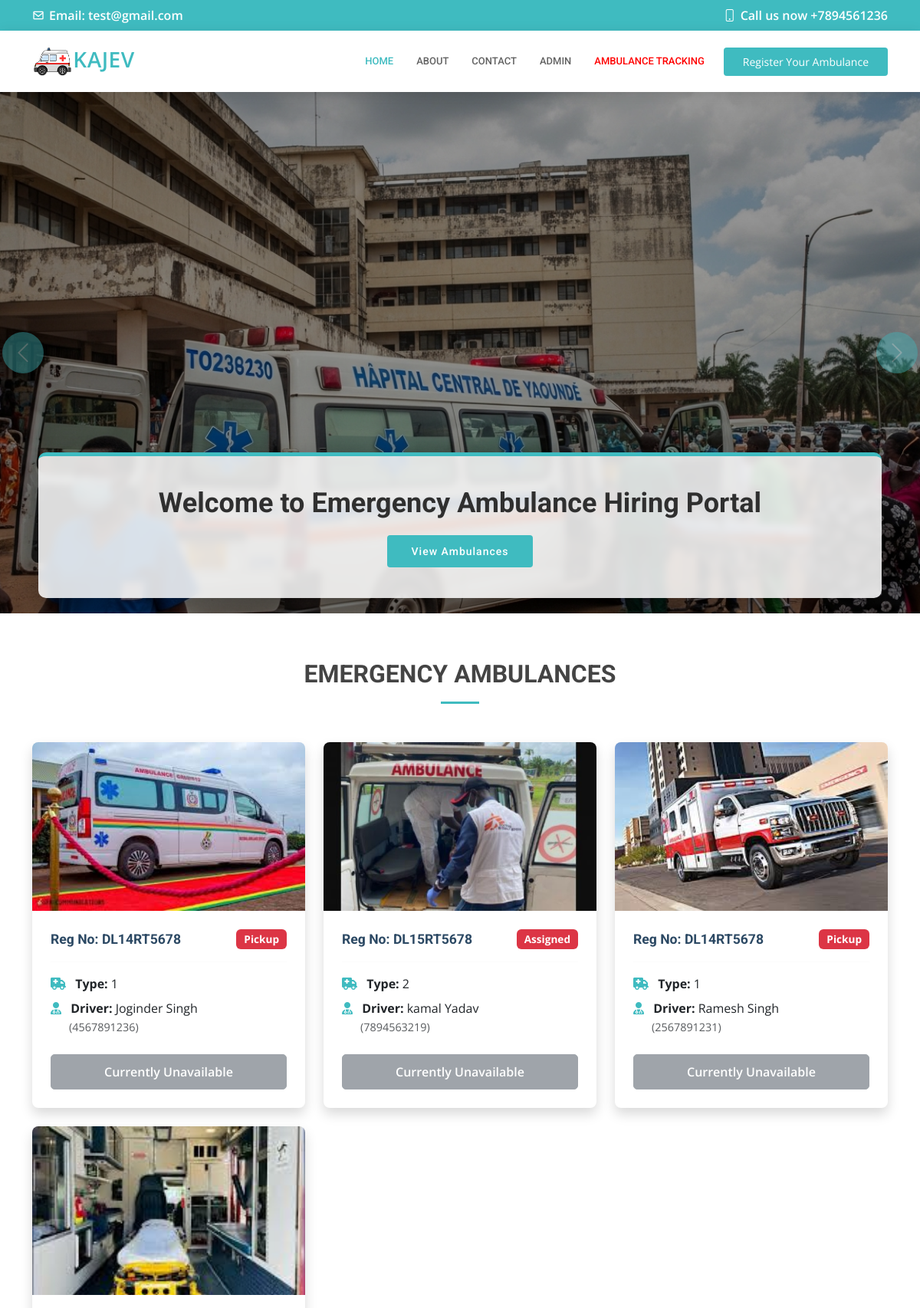
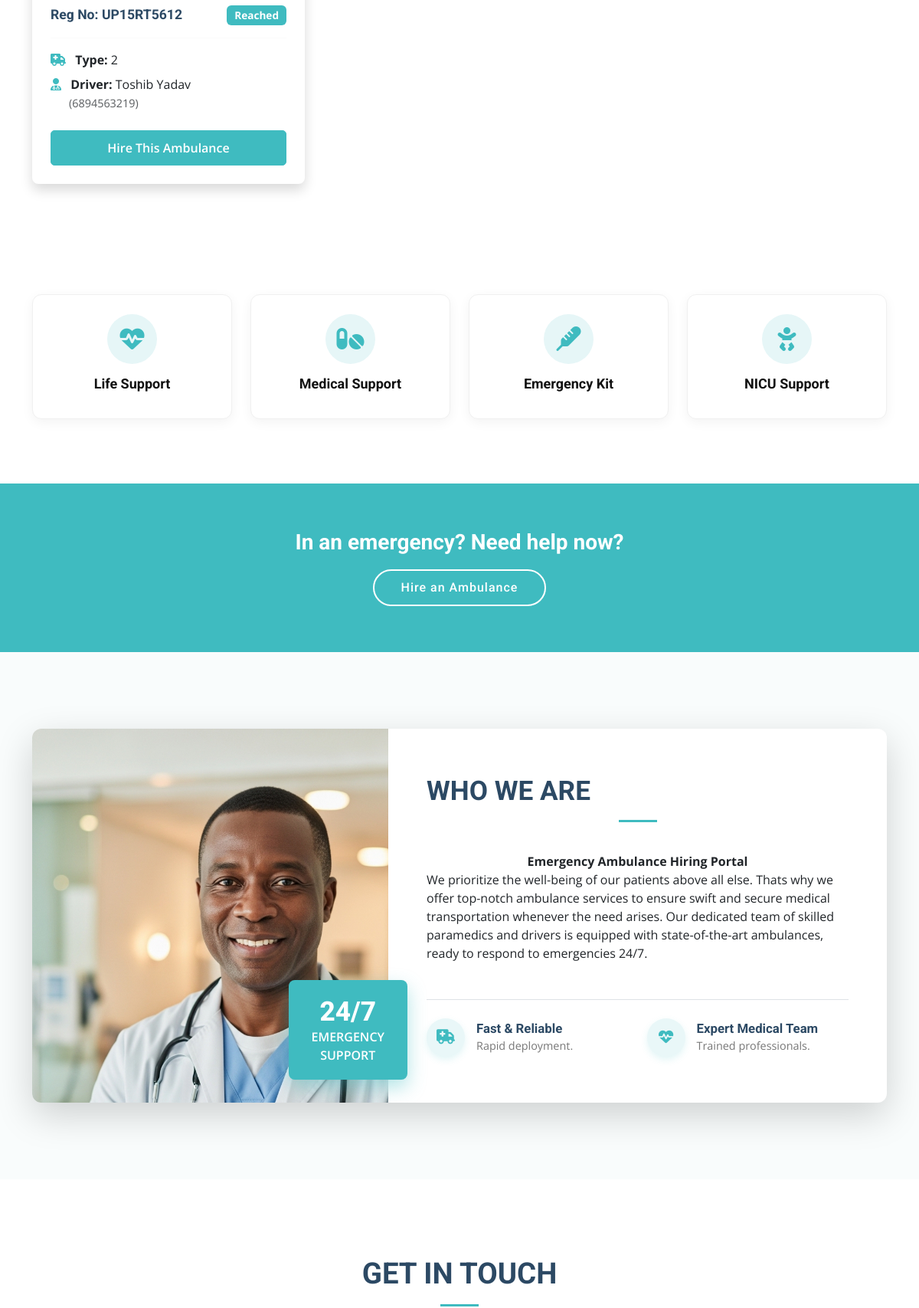
The page / (upper part) on the database its author committed (2 pictures, top to bottom).
### tables this page shows
CREATE TABLE `tblpage` (
  `ID` int(10) NOT NULL,
  `PageType` varchar(200) DEFAULT NULL,
  `PageTitle` varchar(200) DEFAULT NULL,
  `PageDescription` mediumtext DEFAULT NULL,
  `Email` varchar(200) DEFAULT NULL,
  `MobileNumber` bigint(10) DEFAULT NULL,
  `UpdationDate` timestamp NULL DEFAULT NULL ON UPDATE current_timestamp()
);

CREATE TABLE `tblambulance` (
  `ID` int(11) NOT NULL,
  `AmbulanceType` varchar(250) DEFAULT NULL,
  `AmbRegNum` varchar(250) DEFAULT NULL,
  `DriverName` varchar(250) DEFAULT NULL,
  `DriverContactNumber` bigint(20) DEFAULT NULL,
  `CreationDate` timestamp NULL DEFAULT current_timestamp(),
  `Status` varchar(250) DEFAULT NULL,
  `UpdationDate` timestamp NULL DEFAULT NULL ON UPDATE current_timestamp()
);

### index.php (the view, shortened to what this page needs)
<?php
include('includes/dbconnection.php');
?>
<!DOCTYPE html>
<html lang="en">
<head>
  <link href="assets/vendor/fontawesome-free/css/all.min.css" rel="stylesheet">
  <link href="assets/vendor/animate.css/animate.min.css" rel="stylesheet">
  <link href="assets/vendor/aos/aos.css" rel="stylesheet">
  <link href="assets/vendor/bootstrap/css/bootstrap.min.css" rel="stylesheet">
  <link href="assets/vendor/bootstrap-icons/bootstrap-icons.css" rel="stylesheet">
  <link href="assets/vendor/boxicons/css/boxicons.min.css" rel="stylesheet">
  <link href="assets/vendor/glightbox/css/glightbox.min.css" rel="stylesheet">
  <link href="assets/vendor/swiper/swiper-bundle.min.css" rel="stylesheet">
  <link href="assets/css/style.css" rel="stylesheet">
</head>
<body>
 <?php include_once('includes/header.php');?>
  <section id="hero">
    <div id="heroCarousel" data-bs-interval="5000" class="carousel slide carousel-fade" data-bs-ride="carousel">
      <div class="carousel-inner" role="listbox">
        <div class="carousel-item active" style="background-image: url(assets/img/slide/Ambulance2.jpeg)">
          <div class="container">
            <h2>Welcome to <span>Emergency Ambulance Hiring Portal</span></h2>
            <a href="#ambulance-availability" class="btn-get-started scrollto">View Ambulances</a>
          </div>
        </div>
      </div>
      <a class="carousel-control-prev" href="#heroCarousel" role="button" data-bs-slide="prev">
        <span class="carousel-control-prev-icon bi bi-chevron-left" aria-hidden="true"></span>
      </a>
      <a class="carousel-control-next" href="#heroCarousel" role="button" data-bs-slide="next">
        <span class="carousel-control-next-icon bi bi-chevron-right" aria-hidden="true"></span>
      </a>
    </div>
  </section>
  <main id="main">
    <section id="ambulance-availability" class="ambulance-availability">
      <div class="container" data-aos="fade-up">
        <div class="section-title">
          <h2>EMERGENCY AMBULANCES</h2>
        </div>
        <div class="row">
          <?php
          $query = mysqli_query($con, "SELECT * FROM tblambulance");
          $ambu_images = ['Ambu 1.jpg', 'Ambu 2.jpg', 'Ambu 3.jpg', 'Ambu 4.jpg', 'Ambu 5.jpeg', 'Ambu 6.jpg', 'Ambu 7.jpg', 'Ambu 8.jpg', 'Ambu 9.jpg', 'Ambu 10.jpg'];
          $img_idx = 0;
          $total_imgs = count($ambu_images);
          while ($row = mysqli_fetch_array($query)) {
            $status = strtolower(trim($row['Status']));
            $isAvailable = ($status == '' || $status == 'available' || $status == 'reached');
            $selected_img = "assets/img/Ambulances/" . $ambu_images[$img_idx % $total_imgs];
            $img_idx++;
          ?>
          <div class="col-lg-4 col-md-6 col-sm-12 mb-4 d-flex align-items-stretch">
            <div class="card shadow border-0 w-100" style="border-radius: 8px; overflow: hidden; transition: transform 0.3s;" onmouseover="this.style.transform='translateY(-8px)'" onmouseout="this.style.transform='translateY(0)'">
              <img src="<?php echo $selected_img; ?>" class="card-img-top" alt="Ambulance Images" style="height: 220px; object-fit: cover;">
              <div class="card-body p-4 d-flex flex-column">
                <div class="d-flex justify-content-between align-items-center mb-3">
                  <h5 class="card-title mb-0" style="color: #2c4964; font-weight: 700; font-size: 1.1rem;">Reg No: <?php echo $row['AmbRegNum']; ?></h5>
                  <span class="badge <?php echo $isAvailable ? 'bg-primary' : 'bg-danger'; ?>" style="<?php echo $isAvailable ? 'background-color: #3fbbc0 !important; font-size: 0.85rem; padding: 6px 10px;' : 'font-size: 0.85rem; padding: 6px 10px;'; ?>">
                    <?php echo ($status == '' || $status == 'available') ? "Available" : ucfirst($status); ?>
                  </span>
                </div>
                <hr class="mt-0 mb-3" style="border-top: 1px solid #eee;">
                <p class="card-text mb-2"><i class="fas fa-ambulance me-2" style="color: #3fbbc0;"></i> <strong>Type:</strong> <?php echo $row['AmbulanceType']; ?></p>
                <p class="card-text mb-4"><i class="fas fa-user-md me-2" style="color: #3fbbc0;"></i> <strong>Driver:</strong> <?php echo $row['DriverName']; ?> <br><span class="text-muted" style="margin-left: 24px; font-size: 0.9em;">(<?php echo $row['DriverContactNumber']; ?>)</span></p>
                <div class="mt-auto">
                  <?php if ($isAvailable) { ?>
                    <a href="hire-ambulance.php?id=<?php echo $row['ID']; ?>" class="btn btn-primary w-100" style="border-radius: 5px; font-weight: 600; padding: 10px;">Hire This Ambulance</a>
                  <?php } else { ?>
                    <button class="btn btn-secondary w-100" style="border-radius: 5px; font-weight: 600; padding: 10px;" disabled>Currently Unavailable</button>
                  <?php } ?>
                </div>
              </div>
            </div>
          </div>
          <?php } ?>
        </div>
      </div>
    </section>
    <section id="featured-services" class="featured-services">
      <div class="container" data-aos="fade-up">
        <div class="row">
          <div class="col-6 col-md-6 col-lg-3 d-flex align-items-stretch mb-4">
            <div class="icon-box w-100" data-aos="fade-up" data-aos-delay="100">
              <div class="icon"><i class="fas fa-heartbeat"></i></div>
              <h4 class="title"><a href="">Life Support</a></h4>
            </div>
          </div>
          <div class="col-6 col-md-6 col-lg-3 d-flex align-items-stretch mb-4">
            <div class="icon-box w-100" data-aos="fade-up" data-aos-delay="200">
              <div class="icon"><i class="fas fa-pills"></i></div>
              <h4 class="title"><a href="">Medical Support</a></h4>
            </div>
          </div>
          <div class="col-6 col-md-6 col-lg-3 d-flex align-items-stretch mb-4">
            <div class="icon-box w-100" data-aos="fade-up" data-aos-delay="300">
              <div class="icon"><i class="fas fa-thermometer"></i></div>
              <h4 class="title"><a href="">Emergency Kit</a></h4>
            </div>
          </div>
          <div class="col-6 col-md-6 col-lg-3 d-flex align-items-stretch mb-4">
            <div class="icon-box w-100" data-aos="fade-up" data-aos-delay="400">
              <div class="icon"><i class="fas fa-baby"></i></div>
              <h4 class="title"><a href="">NICU Support
              </a></h4>
            </div>
          </div>
        </div>
      </div>
    </section>
    <section id="cta" class="cta">
      <div class="container" data-aos="zoom-in">
        <div class="text-center">
          <h3>In an emergency? Need help now?</h3>
          <a class="cta-btn scrollto" href="#appointment">Hire an Ambulance</a>
        </div>
      </div>
    </section>
    <section id="about" class="about" style="padding: 100px 0; background: #f9fcfc;">
      <div class="container" data-aos="fade-up">
        <div class="card border-0 shadow-lg" style="border-radius: 12px; overflow: hidden; background: #fff;">
          <div class="row g-0">
            <div class="col-lg-5 position-relative" style="min-height: 450px;">
              <img src="assets/img/gallery/Doctor.jpg" alt="About Us" style="position: absolute; top: 0; left: 0; width: 100%; height: 100%; object-fit: cover; object-position: center top;">
              <div style="position: absolute; bottom: 30px; right: -25px; background: #3fbbc0; padding: 20px 30px; border-radius: 8px; color: #fff; box-shadow: 0 10px 25px rgba(63,187,192,0.4); text-align: center; z-index: 2;">
                <h3 style="margin: 0; font-size: 2.2rem; font-weight: 800;">24/7</h3>
                <p style="margin: 0; font-size: 1rem; font-weight: 600; text-transform: uppercase;">Emergency<br>Support</p>
              </div>
            </div>
            <div class="col-lg-7">
              <div class="card-body" style="padding: 60px 50px;">
                <div class="section-title text-start pb-2">
                  <h2 style="font-size: 2.2rem; color: #2c4964; margin-bottom: 15px;">Who We Are</h2>
                </div>
                <?php
                $ret=mysqli_query($con,"select * from tblpage where PageType='aboutus' ");
                while ($row=mysqli_fetch_array($ret)) {
                ?>
                <p style="font-size: 1.1rem; line-height: 1.8; color: #555;">
                  <?php  echo $row['PageDescription'];?>
                </p>
                <?php } ?>
                <div class="mt-4 pt-4 border-top">
                  <div class="row g-4">
                    <div class="col-md-6 d-flex align-items-center">
                      <div style="background: #e9f7f8; color: #3fbbc0; width: 50px; height: 50px; border-radius: 50%; display: flex; align-items: center; justify-content: center; margin-right: 15px; box-shadow: 0 4px 10px rgba(63,187,192,0.15);">
                        <i class="fas fa-ambulance" style="font-size: 1.2rem;"></i>
                      </div>
                      <div>
                        <h5 style="margin: 0; font-weight: 700; color: #2c4964; font-size: 1.05rem;">Fast & Reliable</h5>
                        <span style="color: #777; font-size: 0.9rem;">Rapid deployment.</span>
                      </div>
                    </div>
                    <div class="col-md-6 d-flex align-items-center">
                      <div style="background: #e9f7f8; color: #3fbbc0; width: 50px; height: 50px; border-radius: 50%; display: flex; align-items: center; justify-content: center; margin-right: 15px; box-shadow: 0 4px 10px rgba(63,187,192,0.15);">
                        <i class="fas fa-heartbeat" style="font-size: 1.2rem;"></i>
                      </div>
                      <div>
                        <h5 style="margin: 0; font-weight: 700; color: #2c4964; font-size: 1.05rem;">Expert Medical Team</h5>
                        <span style="color: #777; font-size: 0.9rem;">Trained professionals.</span>
                      </div>
                    </div>
                  </div>
                </div>
              </div>
            </div>
          </div>
        </div>
      </div>
    </section>
    <section id="contact" class="contact" style="padding: 100px 0; background: #fff;">
      <div class="container" data-aos="fade-up">
        <div class="section-title text-center mb-5">
          <h2 style="font-size: 2.4rem; color: #2c4964; margin-bottom: 20px;">Get In Touch</h2>
        </div>
      </div>
    </section>
  </main>
</body>
</html>

### includes/header.php (shortened to what this page needs)
 <div id="topbar" class="d-flex align-items-center fixed-top">
   <div class="container d-flex align-items-center justify-content-center justify-content-md-between">
      <?php
$query=mysqli_query($con,"select * from  tblpage where PageType='contactus'");
while ($row=mysqli_fetch_array($query)) {
?>
     <div class="align-items-center d-none d-md-flex">
       <i class="bx bx-envelope"></i> Email:  <?php  echo $row['Email'];?>
     </div>
     <div class="d-flex align-items-center">
       <i class="bi bi-phone"></i> Call us now +<?php  echo $row['MobileNumber'];?>
     </div><?php } ?>
   </div>
 </div>
 <header id="header" class="fixed-top">
   <div class="container d-flex align-items-center">
     <a href="index.php" class="logo me-auto"><img src="assets/img/logo.png" alt="">KAJEV</a>
     <nav id="navbar" class="navbar order-last order-lg-0">
       <ul>
         <li><a class="nav-link scrollto " href="index.php#hero">Home</a></li>
         <li><a class="nav-link scrollto" href="index.php#about">About</a></li>
          <li><a class="nav-link scrollto" href="index.php#contact">Contact</a></li>
         <li><a class="nav-link scrollto" href="admin/login.php">Admin</a></li>
         <li><a class="nav-link scrollto" style="color: red;" href="ambulance-tracking.php">Ambulance Tracking</a></li>
       </ul>
     </nav>
     <a href="register-ambulance.php" class="appointment-btn"><span class="d-none d-md-inline">Register Your</span> Ambulance</a>
   </div>
 </header>

### rows shown on the page
tblpage: Email "test@gmail.com", MobileNumber "7894561236"
tblambulance: shows a picture, AmbRegNum "DL14RT5678", Status "Pickup", AmbulanceType "1", DriverName "Joginder Singh", DriverContactNumber "4567891236", shows "Currently Unavailable"
tblambulance: shows a picture, AmbRegNum "DL15RT5678", Status "Assigned", AmbulanceType "2", DriverName "kamal Yadav", DriverContactNumber "7894563219", shows "Currently Unavailable"
tblambulance: shows a picture, AmbRegNum "DL14RT5678", Status "Pickup", AmbulanceType "1", DriverName "Ramesh Singh", DriverContactNumber "2567891231", shows "Currently Unavailable"
tblambulance: shows a picture, AmbRegNum "UP15RT5612", Status "Reached", AmbulanceType "2", DriverName "Toshib Yadav", DriverContactNumber "6894563219"
tblpage: PageDescription "Emergency Ambulance Hiring Portal We prioritize the well-being of our patients above all else. Thats why we offer top-notch ambulance services to ensure swift and secure medical transportation whenever the need arises. Our dedicated team of skilled paramedics and drivers is equipped with state-of-the-art ambulances, ready to respond to emergencies 24/7."
